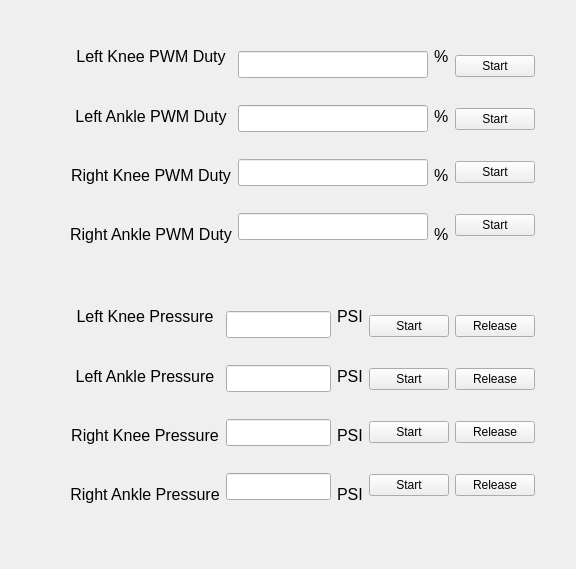
<?xml version="1.0" encoding="UTF-8"?>
<ui version="4.0">
 <class>Form</class>
 <widget class="QWidget" name="Form">
  <property name="geometry">
   <rect>
    <x>0</x>
    <y>0</y>
    <width>576</width>
    <height>569</height>
   </rect>
  </property>
  <property name="windowTitle">
   <string>Form</string>
  </property>
  <widget class="QWidget" name="horizontalLayoutWidget">
   <property name="geometry">
    <rect>
     <x>70</x>
     <y>30</y>
     <width>465</width>
     <height>231</height>
    </rect>
   </property>
   <layout class="QHBoxLayout" name="horizontalLayout">
    <item>
     <layout class="QVBoxLayout" name="verticalLayout">
      <property name="sizeConstraint">
       <enum>QLayout::SetMaximumSize</enum>
      </property>
      <item>
       <widget class="QLabel" name="label">
        <property name="font">
         <font>
          <pointsize>12</pointsize>
         </font>
        </property>
        <property name="text">
         <string>Left Knee PWM Duty</string>
        </property>
        <property name="alignment">
         <set>Qt::AlignCenter</set>
        </property>
       </widget>
      </item>
      <item>
       <widget class="QLabel" name="label_2">
        <property name="font">
         <font>
          <pointsize>12</pointsize>
         </font>
        </property>
        <property name="text">
         <string>Left Ankle PWM Duty</string>
        </property>
        <property name="alignment">
         <set>Qt::AlignCenter</set>
        </property>
       </widget>
      </item>
      <item>
       <widget class="QLabel" name="label_3">
        <property name="font">
         <font>
          <pointsize>12</pointsize>
         </font>
        </property>
        <property name="text">
         <string>Right Knee PWM Duty</string>
        </property>
        <property name="alignment">
         <set>Qt::AlignCenter</set>
        </property>
       </widget>
      </item>
      <item>
       <widget class="QLabel" name="label_4">
        <property name="font">
         <font>
          <pointsize>12</pointsize>
         </font>
        </property>
        <property name="text">
         <string>Right Ankle PWM Duty</string>
        </property>
        <property name="alignment">
         <set>Qt::AlignCenter</set>
        </property>
       </widget>
      </item>
     </layout>
    </item>
    <item>
     <layout class="QVBoxLayout" name="verticalLayout_2">
      <item>
       <widget class="QLineEdit" name="lineEdit_LKneDuty">
        <property name="font">
         <font>
          <pointsize>12</pointsize>
         </font>
        </property>
       </widget>
      </item>
      <item>
       <widget class="QLineEdit" name="lineEdit_LAnkDuty">
        <property name="font">
         <font>
          <pointsize>12</pointsize>
         </font>
        </property>
       </widget>
      </item>
      <item>
       <widget class="QLineEdit" name="lineEdit_RKneDuty">
        <property name="font">
         <font>
          <pointsize>12</pointsize>
         </font>
        </property>
       </widget>
      </item>
      <item>
       <widget class="QLineEdit" name="lineEdit_RAnkDuty">
        <property name="font">
         <font>
          <pointsize>12</pointsize>
         </font>
        </property>
       </widget>
      </item>
     </layout>
    </item>
    <item>
     <layout class="QVBoxLayout" name="verticalLayout_5">
      <item>
       <widget class="QLabel" name="label_8">
        <property name="font">
         <font>
          <pointsize>12</pointsize>
         </font>
        </property>
        <property name="text">
         <string>%</string>
        </property>
       </widget>
      </item>
      <item>
       <widget class="QLabel" name="label_7">
        <property name="font">
         <font>
          <pointsize>12</pointsize>
         </font>
        </property>
        <property name="text">
         <string>%</string>
        </property>
       </widget>
      </item>
      <item>
       <widget class="QLabel" name="label_5">
        <property name="font">
         <font>
          <pointsize>12</pointsize>
         </font>
        </property>
        <property name="text">
         <string>%</string>
        </property>
       </widget>
      </item>
      <item>
       <widget class="QLabel" name="label_6">
        <property name="font">
         <font>
          <pointsize>12</pointsize>
         </font>
        </property>
        <property name="text">
         <string>%</string>
        </property>
       </widget>
      </item>
     </layout>
    </item>
    <item>
     <layout class="QVBoxLayout" name="verticalLayout_3">
      <item>
       <widget class="QPushButton" name="btn_LKnePWM">
        <property name="text">
         <string>Start</string>
        </property>
       </widget>
      </item>
      <item>
       <widget class="QPushButton" name="btn_LAnkPWM">
        <property name="text">
         <string>Start</string>
        </property>
       </widget>
      </item>
      <item>
       <widget class="QPushButton" name="btn_RKnePWM">
        <property name="text">
         <string>Start</string>
        </property>
       </widget>
      </item>
      <item>
       <widget class="QPushButton" name="btn_RAnkPWM">
        <property name="text">
         <string>Start</string>
        </property>
       </widget>
      </item>
     </layout>
    </item>
   </layout>
  </widget>
  <widget class="QWidget" name="horizontalLayoutWidget_2">
   <property name="geometry">
    <rect>
     <x>70</x>
     <y>290</y>
     <width>465</width>
     <height>231</height>
    </rect>
   </property>
   <layout class="QHBoxLayout" name="horizontalLayout_2">
    <item>
     <layout class="QVBoxLayout" name="verticalLayout_4">
      <item>
       <widget class="QLabel" name="label_9">
        <property name="font">
         <font>
          <pointsize>12</pointsize>
         </font>
        </property>
        <property name="text">
         <string>Left Knee Pressure</string>
        </property>
        <property name="alignment">
         <set>Qt::AlignCenter</set>
        </property>
       </widget>
      </item>
      <item>
       <widget class="QLabel" name="label_10">
        <property name="font">
         <font>
          <pointsize>12</pointsize>
         </font>
        </property>
        <property name="text">
         <string>Left Ankle Pressure</string>
        </property>
        <property name="alignment">
         <set>Qt::AlignCenter</set>
        </property>
       </widget>
      </item>
      <item>
       <widget class="QLabel" name="label_11">
        <property name="font">
         <font>
          <pointsize>12</pointsize>
         </font>
        </property>
        <property name="text">
         <string>Right Knee Pressure</string>
        </property>
        <property name="alignment">
         <set>Qt::AlignCenter</set>
        </property>
       </widget>
      </item>
      <item>
       <widget class="QLabel" name="label_12">
        <property name="font">
         <font>
          <pointsize>12</pointsize>
         </font>
        </property>
        <property name="text">
         <string>Right Ankle Pressure</string>
        </property>
        <property name="alignment">
         <set>Qt::AlignCenter</set>
        </property>
       </widget>
      </item>
     </layout>
    </item>
    <item>
     <layout class="QVBoxLayout" name="verticalLayout_6">
      <item>
       <widget class="QLineEdit" name="lineEdit_LKnePre">
        <property name="font">
         <font>
          <pointsize>12</pointsize>
         </font>
        </property>
       </widget>
      </item>
      <item>
       <widget class="QLineEdit" name="lineEdit_LAnkPre">
        <property name="font">
         <font>
          <pointsize>12</pointsize>
         </font>
        </property>
       </widget>
      </item>
      <item>
       <widget class="QLineEdit" name="lineEdit_RKnePre">
        <property name="font">
         <font>
          <pointsize>12</pointsize>
         </font>
        </property>
       </widget>
      </item>
      <item>
       <widget class="QLineEdit" name="lineEdit_RAnkPre">
        <property name="font">
         <font>
          <pointsize>12</pointsize>
         </font>
        </property>
       </widget>
      </item>
     </layout>
    </item>
    <item>
     <layout class="QVBoxLayout" name="verticalLayout_7">
      <item>
       <widget class="QLabel" name="label_13">
        <property name="font">
         <font>
          <pointsize>12</pointsize>
         </font>
        </property>
        <property name="text">
         <string>PSI</string>
        </property>
       </widget>
      </item>
      <item>
       <widget class="QLabel" name="label_14">
        <property name="font">
         <font>
          <pointsize>12</pointsize>
         </font>
        </property>
        <property name="text">
         <string>PSI</string>
        </property>
       </widget>
      </item>
      <item>
       <widget class="QLabel" name="label_15">
        <property name="font">
         <font>
          <pointsize>12</pointsize>
         </font>
        </property>
        <property name="text">
         <string>PSI</string>
        </property>
       </widget>
      </item>
      <item>
       <widget class="QLabel" name="label_16">
        <property name="font">
         <font>
          <pointsize>12</pointsize>
         </font>
        </property>
        <property name="text">
         <string>PSI</string>
        </property>
       </widget>
      </item>
     </layout>
    </item>
    <item>
     <layout class="QVBoxLayout" name="verticalLayout_8">
      <item>
       <widget class="QPushButton" name="btn_LKneCharge_str">
        <property name="text">
         <string>Start</string>
        </property>
       </widget>
      </item>
      <item>
       <widget class="QPushButton" name="btn_LAnkCharge_str">
        <property name="text">
         <string>Start</string>
        </property>
       </widget>
      </item>
      <item>
       <widget class="QPushButton" name="btn_RKneCharge_str">
        <property name="text">
         <string>Start</string>
        </property>
       </widget>
      </item>
      <item>
       <widget class="QPushButton" name="btn_RAnkCharge_str">
        <property name="text">
         <string>Start</string>
        </property>
       </widget>
      </item>
     </layout>
    </item>
    <item>
     <layout class="QVBoxLayout" name="verticalLayout_9">
      <item>
       <widget class="QPushButton" name="btn_LKneCharge_rel">
        <property name="text">
         <string>Release</string>
        </property>
       </widget>
      </item>
      <item>
       <widget class="QPushButton" name="btn_LAnkCharge_rel">
        <property name="text">
         <string>Release</string>
        </property>
       </widget>
      </item>
      <item>
       <widget class="QPushButton" name="btn_RKneCharge_rel">
        <property name="text">
         <string>Release</string>
        </property>
       </widget>
      </item>
      <item>
       <widget class="QPushButton" name="btn_RAnkCharge_rel">
        <property name="text">
         <string>Release</string>
        </property>
       </widget>
      </item>
     </layout>
    </item>
   </layout>
  </widget>
 </widget>
 <resources/>
 <connections/>
</ui>
